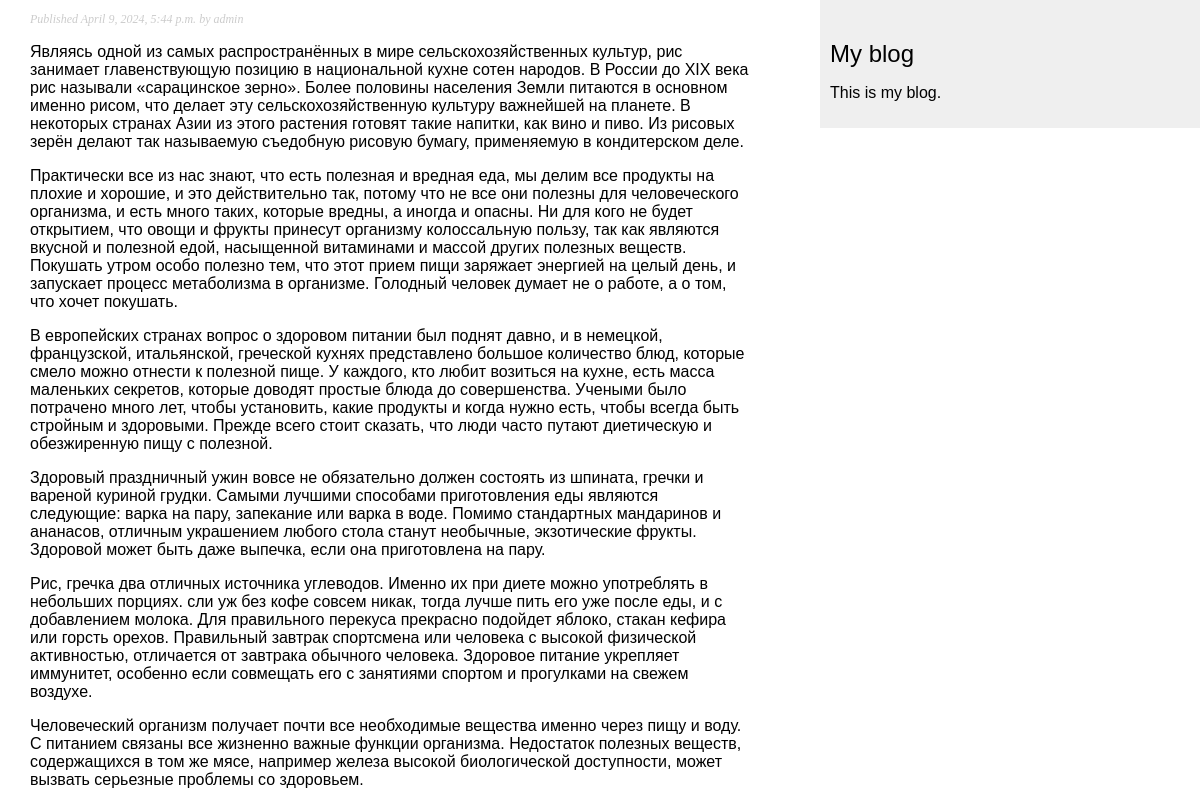
/blog/2024/4/9/ris/, run on the app's committed database.
### blog/models.py (models this page shows, shortened)
class Post(models.Model):
    class Status(models.TextChoices):
        DRAFT = 'DF', 'Draft'
        PUBLISHED = 'PB', 'Published'
    title = models.CharField(max_length=250)
    slug = models.SlugField(max_length=250,
                            unique_for_date='publish')
    body = models.TextField()
    publish = models.DateTimeField(default=timezone.now)
    created = models.DateTimeField(auto_now_add=True)
    updated = models.DateTimeField(auto_now=True)
    status = models.CharField(max_length=2,
                            choices=Status.choices,
                            default=Status.DRAFT)
    author = models.ForeignKey(User,
                            on_delete=models.CASCADE,
                            related_name='blog_posts')
    objects = models.Manager()
    published = PublishedManager()
    class Meta:
        ordering = [
            '-publish'
        ]
        indexes = [
            models.Index(fields=['-publish'])
        ]

### blog/views.py (the view)
# urls.py: path('<int:year>/<int:month>/<int:day>/<slug:post>/', views.post_detail, name='post_detail'),
def post_detail(request, year, month, day, post):
    post = get_object_or_404(Post,
                            status=Post.Status.PUBLISHED,
                            slug=post,
                            publish__year=year,
                            publish__month=month,
                            publish__day=day,)
    return render(request,
                    'blog/post/detail.html',
                    {'post': post})

### blog/templates/blog/post/detail.html (shortened to what this page needs)
{% extends 'blog/base.html' %}
{% block content %}
    <p class="date">
        Published {{ post.publish }} by {{ post.author }}
    </p>
    {{ post.body|linebreaks }}
{% endblock content %}

### blog/static/css/blog.css (style rules this page uses)
body { margin:0; padding:0; font-family:helvetica, sans-serif; }
p.date { color:#ccc; font-family: georgia, serif; font-size: 12px; font-style: italic; }

### data on the page
Post: publish "April 9, 2024, 5:44 p.m.", author "admin", body "Являясь одной из самых распространённых в мире сельскохозяйственных культур, рис занимает главенствующую позицию в национальной кухне сотен народов. В России до XIX века рис называли «сарацинское зерно». Более половины населения Земли питаются в основном именно рисом, что делает эту сельскохозяйственную культуру важнейшей на планете. В некоторых странах Азии из этого растения готовят такие напитки, как вино и пиво. Из рисовых зерён делают так называемую съедобную рисовую бумагу, применяемую в кондитерском деле. Практически все из нас знают, что есть полезная и вредная еда, мы делим все продукты на плохие и хорошие, и это действительно так, потому что не все они полезны для человеческого…"
